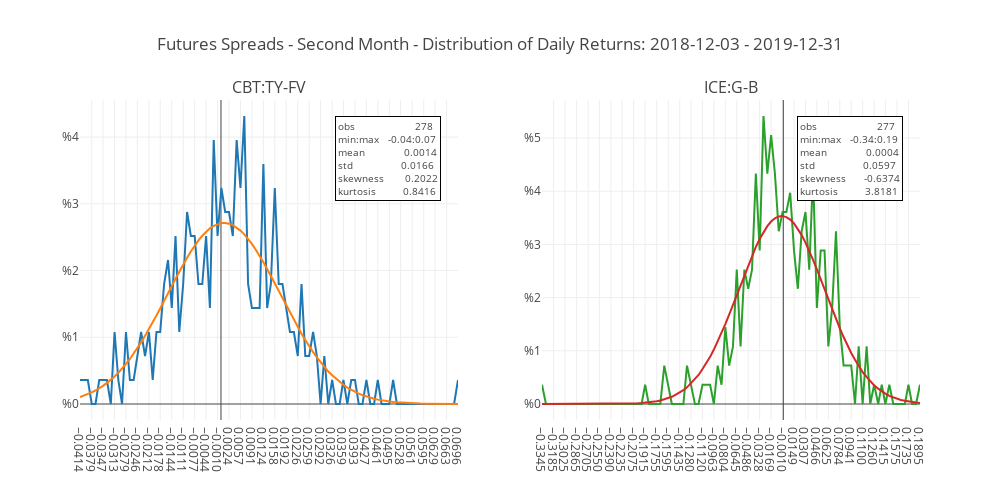

Here is the notebook cell this chart was saved with:
### Markdown cell above
#### Excluding Extraordinary Period
However, if we examine the distributions up to the end of 2019, before the onset of the pandemic, the returns for both spreads appear to be much more normally distributed and while both are still leptokurtic, kurtosis is lower for both. CBT:TY-FV has excess kurtosis of 0.8416 and ICE:G-B has excess kurtosis of 3.8181. The standard deviation of CBT:TY-FV is slightly decreased, from 0.0188 to 0.0166, whereas the standard deviation of ICE:G-B has decreased significantly, from 0.1469 to 0.0597.

### Code cell
utils.make_tail_charts(
    pairs, df_second.loc[:"2019-12-31"],
    title_text="Futures Spreads - Second Month - Distribution of Daily Returns",
)
